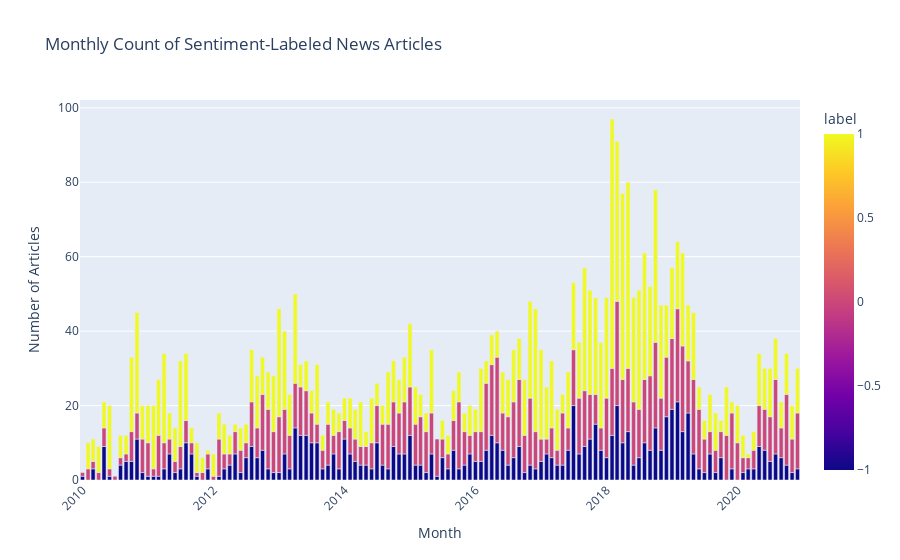

Source (notebook cell):
### Code cell
plot_timeseries(training_news)

### Figure 1 — Plotly figure (JSON) as saved in the notebook; plotly's stock layout.template omitted (floating-point values rounded to 4 significant figures; data arrays with more than 128 entries replaced by an {"elided": "..."} marker saying what was removed)
{"data": [{"alignmentgroup": "True", "hovertemplate": "Month=%{x}<br>Number of Articles=%{y}<br>label=%{marker.color}<extra></extra>", "legendgroup": "", "marker": {"color": {"elided": "386 int values"}, "coloraxis": "coloraxis", "pattern": {"shape": ""}}, "name": "", "offsetgroup": "", "orientation": "v", "showlegend": false, "textposition": "auto", "type": "bar", "x": {"elided": "386 str values"}, "xaxis": "x", "y": {"elided": "386 int values"}, "yaxis": "y"}], "layout": {"barmode": "relative", "coloraxis": {"colorbar": {"title": {"text": "label"}}, "colorscale": [[0, "#0d0887"], [0.1111, "#46039f"], [0.2222, "#7201a8"], [0.3333, "#9c179e"], [0.4444, "#bd3786"], [0.5556, "#d8576b"], [0.6667, "#ed7953"], [0.7778, "#fb9f3a"], [0.8889, "#fdca26"], [1, "#f0f921"]]}, "legend": {"tracegroupgap": 0}, "title": {"text": "Monthly Count of Sentiment-Labeled News Articles"}, "xaxis": {"anchor": "y", "domain": [0, 1], "tickangle": -45, "title": {"text": "Month"}}, "yaxis": {"anchor": "x", "domain": [0, 1], "title": {"text": "Number of Articles"}}}}
